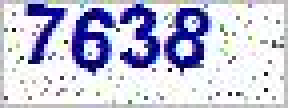
#> input picture code.gif, 72 x 27 px (shown 4 times larger); its folder holds only this picture in this run
$ python OCR_CODE.py
#> lines starting #> are read from the running program, lines starting #| are printed output that depends on the picture; after the words box and inside, x2 and y2 are one past the last pixel; in counts of white or black regions, pixels touching at a corner belong together
#> in run, image is the input picture: PIL image 72x27 RGB; mean R, G, B 195.5, 196.2, 216.4
import os
# 安装Pillow
from PIL import Image
# [12 lines of commented-out code are left out]


def stay_blue2gray(image):
    image = image.convert('RGB')
    height = image.size[0]
#> height = 72
    width = image.size[1]
#> width = 27
    for y in range(width):
        for x in range(height):
            pix_data = image.getpixel((x, y))
            if pix_data[0] <= 40 and pix_data[1] <= 40 and pix_data[2] >= 65:
                image.putpixel((x, y), (0, 0, 0))
                continue
            else:
                image.putpixel((x, y), (255, 255, 255))
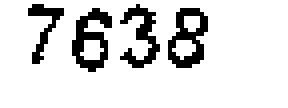
#> image: PIL image 72x27 RGB (shown 4 times larger); 86.3% white; black in thin lines or dots, all inside (x1, y1, x2, y2) = (7, 1, 52, 18)
    image = image.convert('L')
    return image


def split_image(image):
    images = []
    x = 5
    y = 0
    w = 12
    h = 23
    for i in range(4):
        images.append(image.crop((x, y, x + w, y + h)))
        x += w
#> after the loop, images = 4 items; x = 53
        # images[i].save(str(i) + '.gif')
    return images


def ocr(images, dir_now):
    result = ""
    models = []
    file_names = []
    # 加载模型
    try:
        model_path = dir_now + r'zfgetcode\data\model'
        for filename in os.listdir(model_path):
            model = Image.open(model_path + "\\" + filename)
            file_names.append(filename[0:1])
            models.append(model.convert('L'))

    except BaseException:
        dir_now=dir_now[:-1]+"/"
        model_path = dir_now + r'zfgetcode/data/model'
        for filename in os.listdir(model_path):
            model = Image.open(model_path + "/" + filename)
            file_names.append(filename[0:1])
            models.append(model.convert('L'))

    # 分别识别切割的单子字符
    for image in images:
        result += (single_char_ocr(image, models, file_names))
    return result


def single_char_ocr(image, models, file_names):
    # 识别一个字符
    result = "#"
    height = image.size[0]
    width = image.size[1]
    min_count = width * height
    for i in range(len(models)):
        model = models[i]
        if model.size[1] - width > 2:
            print("OCR_CODE.py--71")
            continue
        count = 0
        width_min = width if width < model.size[1] else model.size[1]
        height_min = height if width < model.size[0] else model.size[0]
        for y in range(width_min):
            done = False
            for x in range(height_min):
                if model.getpixel((x, y)) != image.getpixel((x, y)):
                    count += 1
                    if count >= min_count:
                        done = True
                        break
            if done:
                break
        if count <= 3:
            result = file_names[i]
            print(result)
        elif count < min_count:
            min_count = count
            result = file_names[i]
    return result


def run(image_path, dir_now):
    image = Image.open(image_path + "code.gif")
    # show_code(image)
    image = stay_blue2gray(image)
    images = split_image(image)
#> images = 4 items
    result = ocr(images, dir_now)
    # print(result)
    return result


if __name__ == "__main__":
#> (the run stopped early here; a loop or call above may not have finished)
